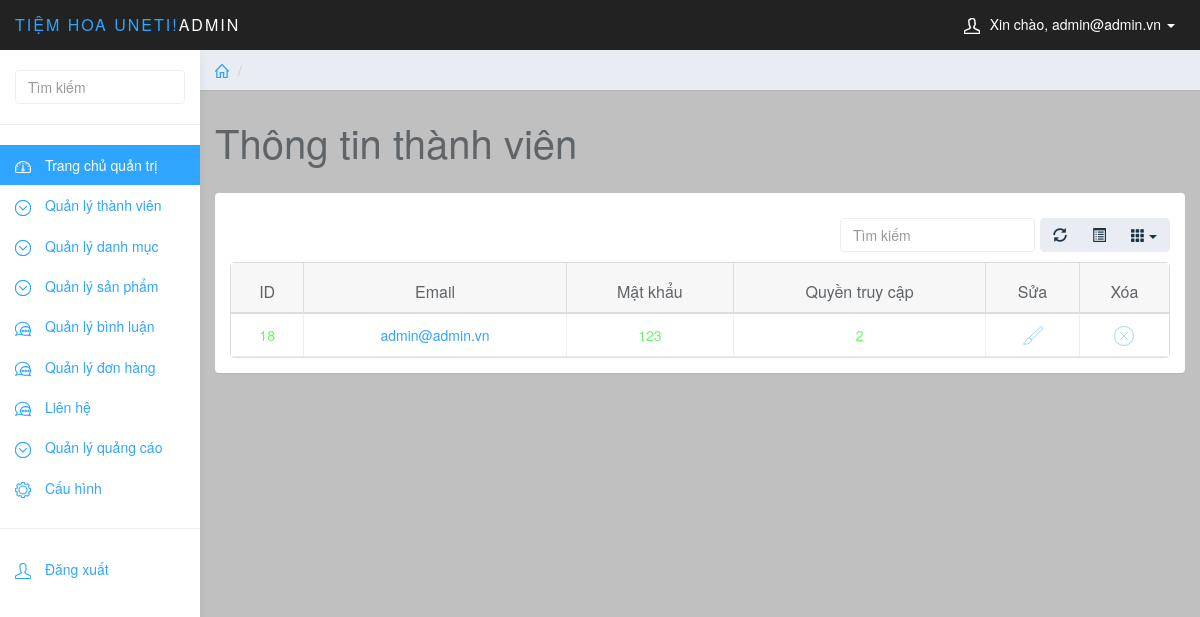
Screenshot of /quantri/quantri.php?page_layout=thongtin&email=admin@admin.vn&pass=123 (signed in) with the database file from the repository.
### tables this page shows
CREATE TABLE `thanhvien` (
  `id_thanhvien` int(10) NOT NULL,
  `email` varchar(255) NOT NULL,
  `mat_khau` varchar(255) NOT NULL,
  `quyen_truy_cap` int(1) NOT NULL
);

### quantri/chucnang/thanhvien/thongtin.php (the view)
<?php
	$email= $_GET['email'];
	$pass=$_GET['pass'];
	$sql="SELECT * FROM thanhvien WHERE email='$email' AND mat_khau='$pass'";
	$query=mysqli_query($conn, $sql);
	$row=mysqli_fetch_array($query);
?>
<div class="row">
    <ol class="breadcrumb">
        <li><a href="quantri.php"><svg class="glyph stroked home"><use xlink:href="#stroked-home"></use></svg></a></li>
        <li class="active"></li>
    </ol>
</div>
<div class="row">
    <div class="col-lg-12">
        <h1 class="page-header">Thông tin thành viên</h1>
    </div>
</div>
<div class="row">
    <div class="col-lg-12">
        <div class="panel panel-default">
            <div class="panel-body" style="position: relative;">
                <table data-toggle="table" data-show-refresh="true" data-show-toggle="true" data-show-columns="true" data-search="true" data-select-item-name="toolbar1" data-sort-name="name" data-sort-order="desc">
                    <thead>
                        <tr>
                            <th data-sortable="true">ID</th>
                            <th data-sortable="true">Email</th>
                            <th data-sortable="true">Mật khẩu</th>
                            <th data-sortable="true">Quyền truy cập</th>
                            <th data-sortable="true">Sửa</th>
                            <th data-sortable="true">Xóa</th>
                        </tr>
                    </thead>
                    <tbody>
                        <tr style="height: 300px;">
                            <td data-checkbox="true"><?php echo $row['id_thanhvien']; ?></td>
                            <td data-checkbox="true"><a href="quantri.php?page_layout=suatv&id_thanhvien=<?php echo $row['id_thanhvien'];?>"><?php echo $row['email']; ?></a></td>
                            <td data-checkbox="true"><?php echo $row['mat_khau']; ?></td>
                            <td data-sortable="true"><?php echo $row['quyen_truy_cap']; ?></td>
                            <td>
                                <a href="quantri.php?page_layout=suatv&id_thanhvien=<?php echo $row['id_thanhvien']; ?>"><span><svg class="glyph stroked brush" style="width: 20px;height: 20px;"><use xlink:href="#stroked-brush"/></svg></span></a>
                            </td>
                            <td>
                                <a onclick="return xoatv();" href="./chucnang/thanhvien/xoatv.php?id_thanhvien=<?php echo $row['id_thanhvien']; ?>"><span><svg class="glyph stroked cancel" style="width: 20px;height: 20px;"><use xlink:href="#stroked-cancel"/></svg></span></a>
                            </td>
                        </tr>
                    </tbody>
                </table>
            </div>
        </div>
    </div>
</div>

### quantri/css/styles.css (style rules this page uses)
body { background: #c0c0c0; padding-top: 50px; color: #63fc63; }
a, a:hover, a:focus { color: #30a5ff; }
h1, h2, h3, h4, h5, h6 { color: #5f6468; }
h1 { font-weight: 300; font-size: 40px; }
.panel { border: 0; }
.breadcrumb { border-radius: 0; padding: 10px 15px; background: #e9ecf2; box-shadow: 0 1px 1px rgba(0, 0, 0, .05); margin: 0 ; }
h1.page-header { margin-top: 30px; border-bottom: 0; }
.table { background: #fff; }
.breadcrumb .glyph { height: 14px; width: 14px; margin: -2px 0 0 0; stroke-width: 4px; }

### rows the page displays
thanhvien: id_thanhvien "18", email "admin@admin.vn", mat_khau "123", quyen_truy_cap "2"

### other values shown
$_SESSION['email'] "admin@admin.vn"
